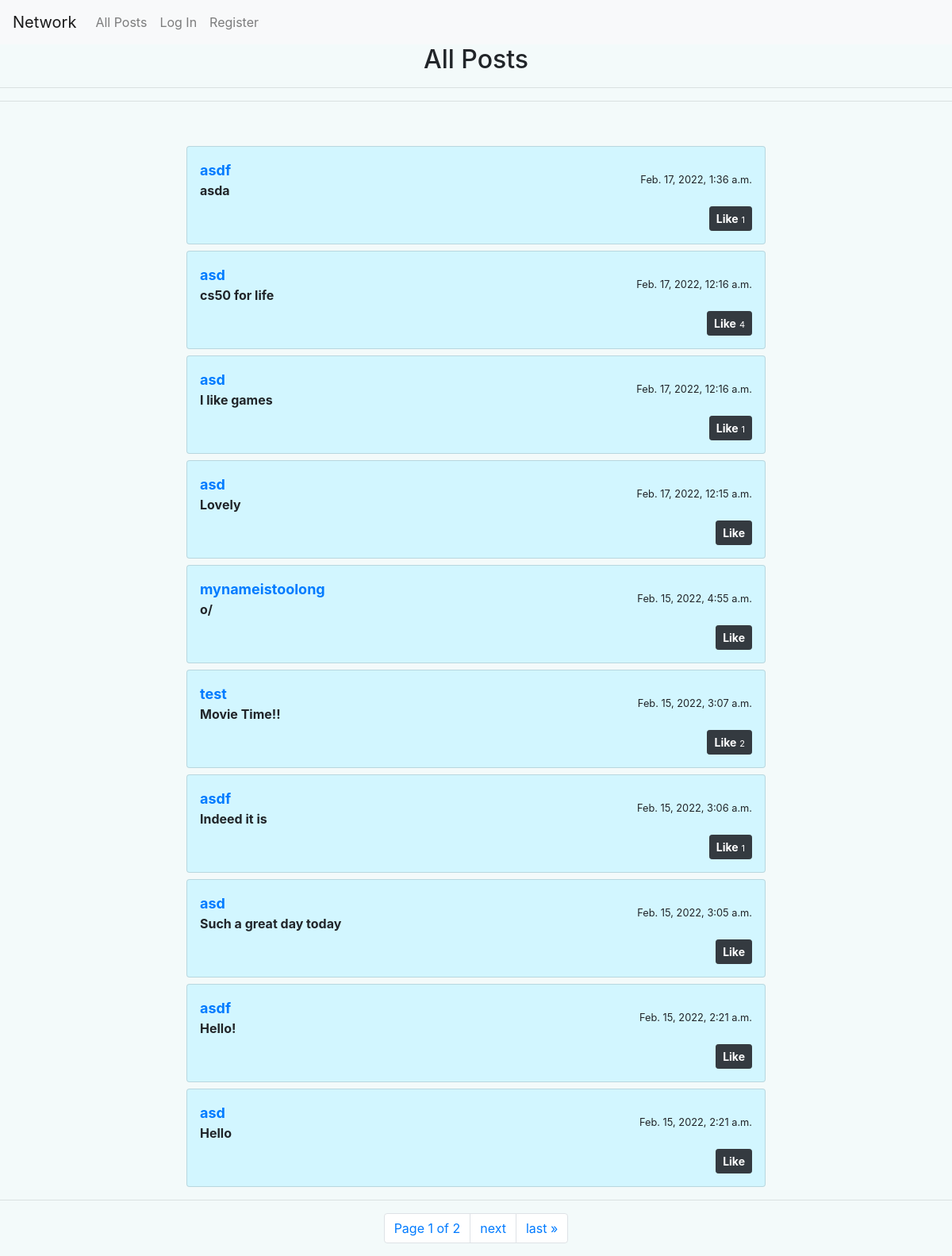
The page / on the database its author committed.
### network/models.py (models this page shows, shortened)
class Post(models.Model):
    creator = models.ForeignKey(User , on_delete=CASCADE, related_name="creatorPosts")
    body = models.TextField(max_length=400)
    created = models.DateTimeField(auto_now_add=True)
    updated = models.DateTimeField(auto_now=True)
    liked = models.ManyToManyField(User, blank=True, null=True)
    likeNum = models.PositiveIntegerField(default=0)
    class Meta:
        ordering = ['-created']

class User(AbstractUser):
    followers = models.ManyToManyField('User', null=True ,related_name="followed")
    def __str__(self):
        return f"{self.username}"

### network/views.py (the view)
# urls.py: path("", views.index, name="index"),
def index(request):
    posts = Post.objects.all()
    paginator = Paginator(posts, 10)
    page_number = request.GET.get('page')
    page_obj = paginator.get_page(page_number)
    return render(request, "network/inde.html", {
        "form" : newPost(),
        "posts" : posts,
        'page_obj': page_obj
    })

### network/templates/network/inde.html (shortened to what this page needs)
{% extends "network/layout.html" %}
{% block body %}
{% load static %}
<h2 style="text-align: center;">All Posts</h2>
<hr>
<hr>
<div class="container mt-5">
    <div class="row d-flex justify-content-center">
        <div class="col-md-8">
            {% for post in page_obj %}
            <div class="card p-3 mt-2" style="background-color: rgb(210, 246, 255);">
                <div class="d-flex justify-content-between align-items-center">
                    <div class="user d-flex flex-row align-items-center">  <span><small class="font-weight-bold text-primary" style="font-size: large;"><a href="{% url 'profile' post.creator %}">{{ post.creator }}</a></small>
                    <div class="post font-weight-bold" id="body{{post.id}}">{{ post.body }}</div>
                    </span> </div> <small>{{ post.created }}</small>
                </div>
                <div class="action d-flex justify-content-between mt-2 align-items-center">
                    <div class="icons align-items-center"> <i class="fa fa-check-circle-o check-icon text-primary">
                        <button onclick="likePost(`{{post.id}}`)" id="likeBtn{{ post.id }}" type="button" class="btn btn-dark btn-sm">
                            {% if request.user in post.liked.all %}
                            <b style="color: rgb(229, 255, 0);">Liked</b> <small style="font-size: 11px;">{{ post.liked.all.count }}</small>
                            {% else %}
                            <b>Like</b> <small style="font-size: 11px;">
                            {% if post.liked.all.count > 0%}{{ post.liked.all.count }}{% endif %}</small>{% endif %}</button>
                    </i> </div>
                </div>
            </div>
            {% endfor %}
        </div>
    </div>
</div>
<hr>
<nav aria-label="Page navigation example">
    <ul class="pagination justify-content-center">
      <li class="page-item"><a class="page-link" href="#">Page {{ page_obj.number }} of {{ page_obj.paginator.num_pages }}</a></li>
        {% if page_obj.has_next %}
            <li class="page-item">
            <a class="page-link" href="?page={{ page_obj.next_page_number }}">next</a></li>
            <li class="page-item">
            <a class="page-link" href="?page={{ page_obj.paginator.num_pages }}">last &raquo;</a></li>
        {% endif %}
    </ul>
  </nav>
{% endblock %}

### rows shown on the page
Post: creator "asdf", body "asda", created "Feb. 17, 2022, 1:36 a.m.", liked.all.count "1"
Post: creator "asd", body "cs50 for life", created "Feb. 17, 2022, 12:16 a.m.", liked.all.count "4"
Post: creator "asd", body "I like games", created "Feb. 17, 2022, 12:16 a.m.", liked.all.count "1"
Post: creator "asd", body "Lovely", created "Feb. 17, 2022, 12:15 a.m.", shows "Like"
Post: creator "mynameistoolong", body "o/", created "Feb. 15, 2022, 4:55 a.m.", shows "Like"
Post: creator "test", body "Movie Time!!", created "Feb. 15, 2022, 3:07 a.m.", liked.all.count "2"
Post: creator "asdf", body "Indeed it is", created "Feb. 15, 2022, 3:06 a.m.", liked.all.count "1"
Post: creator "asd", body "Such a great day today", created "Feb. 15, 2022, 3:05 a.m.", shows "Like"
Post: creator "asdf", body "Hello!", created "Feb. 15, 2022, 2:21 a.m.", shows "Like"
Post: creator "asd", body "Hello", created "Feb. 15, 2022, 2:21 a.m.", shows "Like"

### other values the page prints
{{ page_obj.number }} "1"
{{ page_obj.paginator.num_pages }} "2"
